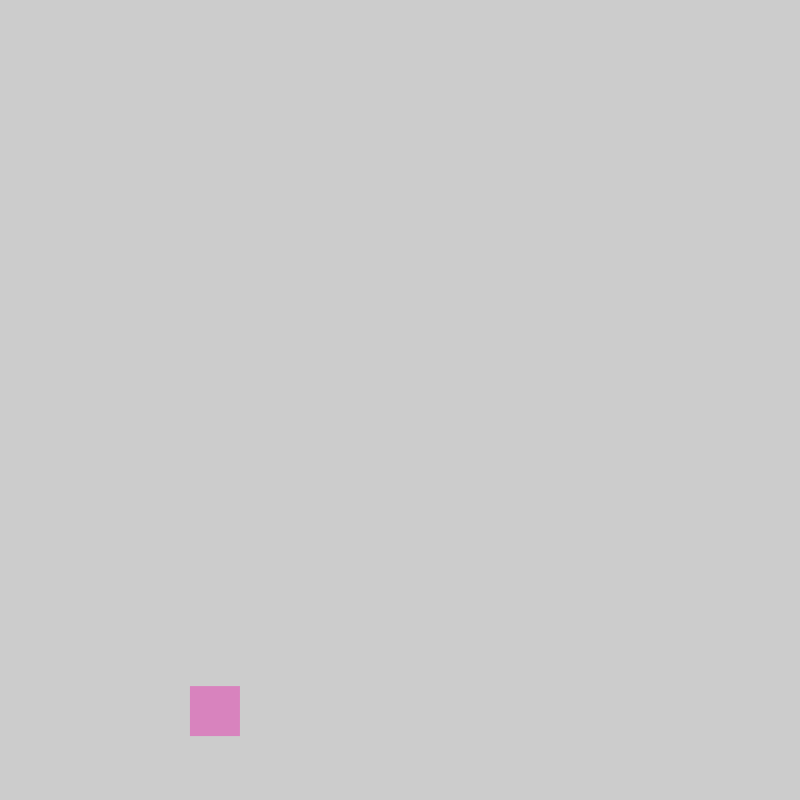
Frame 1 (no input)
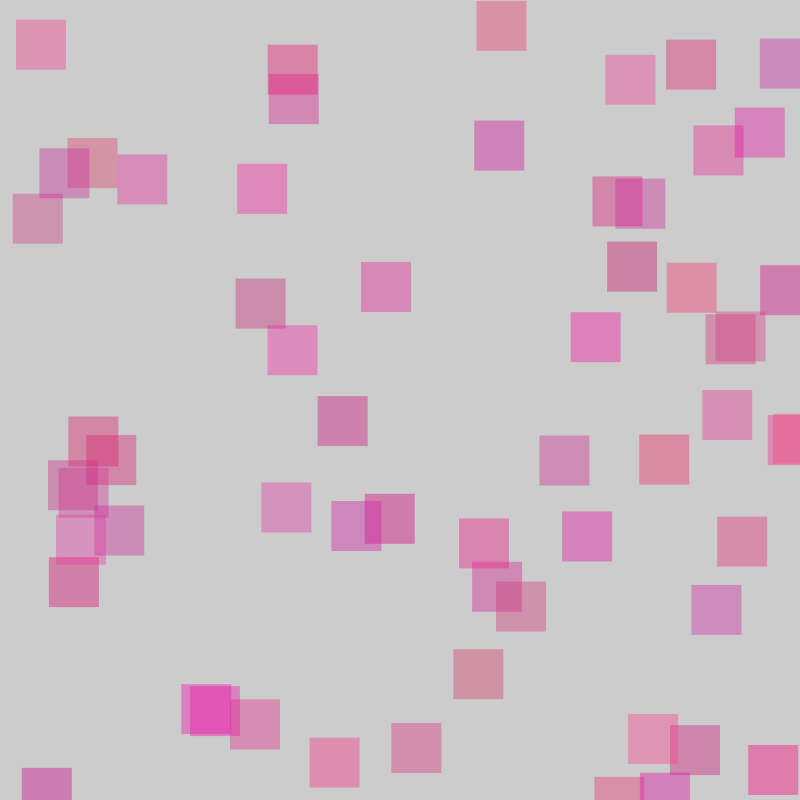
Frame 60 (the mouse pressed at the canvas centre just before this capture)
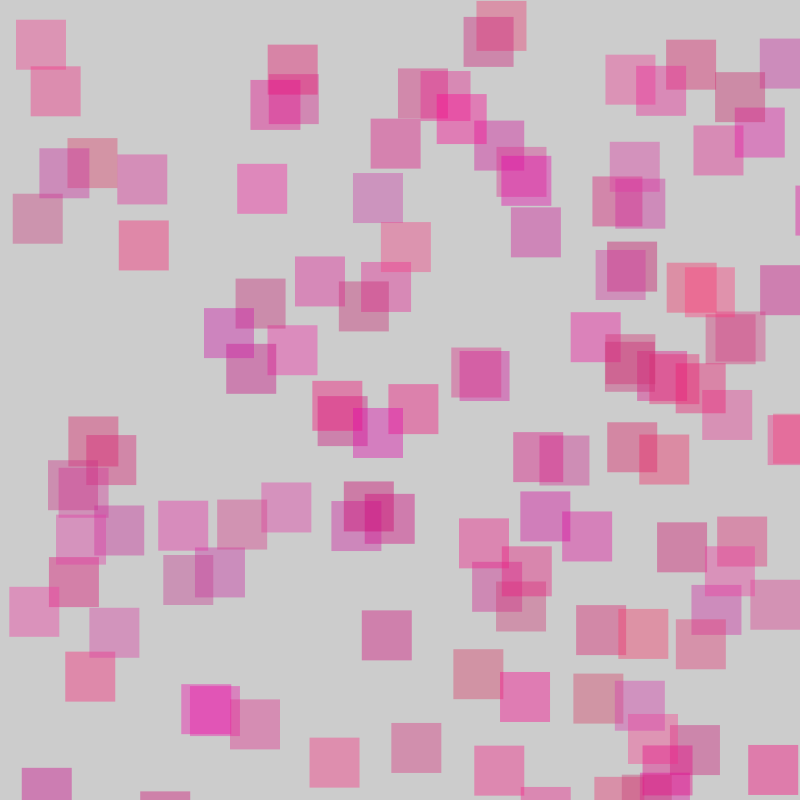
Frame 120 (the mouse held since frame 60 and released just before this capture)

The Processing sketch that drew these frames (run headless with seeded random() and noise(); from frame 60 on, the mouse is pressed at the canvas centre):

// Processing sketch: processing_57022
// ── processing_57022.pde

void setup (){
  size(800, 800);
  frameRate(14);
  //how fast the random things generate (X # of things per second. Default is 30 per sec.)

}



void draw(){
  
  noStroke();
  fill (random(200,255), random (0, 66), random(100,173), 100);
rect(random(800), random(800), 50, 50);
  // will generate a random number between 0 and whatever number you put in the ()
  
  
}
